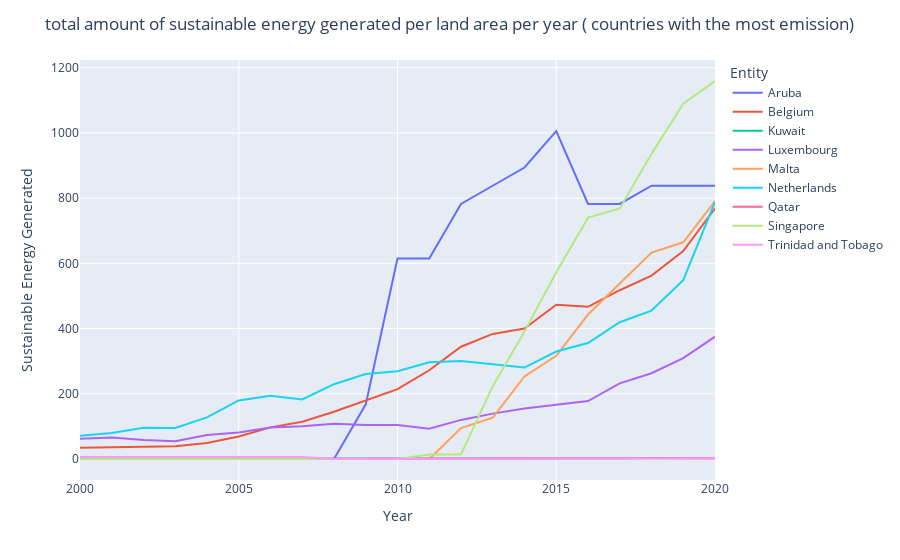

Here is the notebook cell this chart was saved with:
### Code cell
import plotly.express as px

df = px.data.gapminder().query("continent=='Oceania'")
fig = px.line(renewable_countries, x="Year", y= 0, color='Entity')
fig.update_layout(
    title=  'total amount of sustainable energy generated per land area per year '
            '( countries with the most emission)',
    yaxis_title='Sustainable Energy Generated'
    
)

fig.show()

### Figure 1 — Plotly figure (JSON) as saved in the notebook; plotly's stock layout.template omitted (floating-point values rounded to 4 significant figures)
{"data": [{"hovertemplate": "Entity=Aruba<br>Year=%{x}<br>0=%{y}<extra></extra>", "legendgroup": "Aruba", "line": {"color": "#636efa", "dash": "solid"}, "marker": {"symbol": "circle"}, "mode": "lines", "name": "Aruba", "orientation": "v", "showlegend": true, "x": [2000, 2001, 2002, 2003, 2004, 2005, 2006, 2007, 2008, 2009, 2010, 2011, 2012, 2013, 2014, 2015, 2016, 2017, 2018, 2019, 2020], "xaxis": "x", "y": [0.0, 0.0, 0.0, 0.0, 0.0, 0.0, 0.0, 0.0, 0.0, 167.6, 614.5, 614.5, 782.1, 838.0, 893.9, 1006.0, 782.1, 782.1, 838.0, 838.0, 838.0], "yaxis": "y", "type": "scatter"}, {"hovertemplate": "Entity=Belgium<br>Year=%{x}<br>0=%{y}<extra></extra>", "legendgroup": "Belgium", "line": {"color": "#EF553B", "dash": "solid"}, "marker": {"symbol": "circle"}, "mode": "lines", "name": "Belgium", "orientation": "v", "showlegend": true, "x": [2000, 2001, 2002, 2003, 2004, 2005, 2006, 2007, 2008, 2009, 2010, 2011, 2012, 2013, 2014, 2015, 2016, 2017, 2018, 2019, 2020], "xaxis": "x", "y": [34.39, 35.38, 37.34, 39.31, 49.14, 69.12, 96.96, 114.3, 144.8, 178.5, 214.2, 272.2, 344.3, 383.6, 400.0, 473.3, 466.8, 517.6, 562.4, 637.8, 768.5], "yaxis": "y", "type": "scatter"}, {"hovertemplate": "Entity=Kuwait<br>Year=%{x}<br>0=%{y}<extra></extra>", "legendgroup": "Kuwait", "line": {"color": "#00cc96", "dash": "solid"}, "marker": {"symbol": "circle"}, "mode": "lines", "name": "Kuwait", "orientation": "v", "showlegend": true, "x": [2000, 2001, 2002, 2003, 2004, 2005, 2006, 2007, 2008, 2009, 2010, 2011, 2012, 2013, 2014, 2015, 2016, 2017, 2018, 2019, 2020], "xaxis": "x", "y": [0.0, 0.0, 0.0, 0.0, 0.0, 0.0, 0.0, 0.0, 0.0, 0.0, 0.0, 0.0, 0.0, 0.5612, 0.5612, 0.5612, 1.122, 2.245, 3.367, 3.367, 2.806], "yaxis": "y", "type": "scatter"}, {"hovertemplate": "Entity=Luxembourg<br>Year=%{x}<br>0=%{y}<extra></extra>", "legendgroup": "Luxembourg", "line": {"color": "#ab63fa", "dash": "solid"}, "marker": {"symbol": "circle"}, "mode": "lines", "name": "Luxembourg", "orientation": "v", "showlegend": true, "x": [2000, 2001, 2002, 2003, 2004, 2005, 2006, 2007, 2008, 2009, 2010, 2011, 2012, 2013, 2014, 2015, 2016, 2017, 2018, 2019, 2020], "xaxis": "x", "y": [61.87, 65.74, 58.0, 54.14, 73.47, 81.21, 96.67, 100.5, 108.3, 104.4, 104.4, 92.81, 119.9, 139.2, 154.7, 166.3, 177.9, 232.0, 263.0, 309.4, 375.1], "yaxis": "y", "type": "scatter"}, {"hovertemplate": "Entity=Malta<br>Year=%{x}<br>0=%{y}<extra></extra>", "legendgroup": "Malta", "line": {"color": "#FFA15A", "dash": "solid"}, "marker": {"symbol": "circle"}, "mode": "lines", "name": "Malta", "orientation": "v", "showlegend": true, "x": [2000, 2001, 2002, 2003, 2004, 2005, 2006, 2007, 2008, 2009, 2010, 2011, 2012, 2013, 2014, 2015, 2016, 2017, 2018, 2019, 2020], "xaxis": "x", "y": [0.0, 0.0, 0.0, 0.0, 0.0, 0.0, 0.0, 0.0, 0.0, 0.0, 0.0, 0.0, 94.94, 126.6, 253.2, 316.5, 443.0, 538.0, 632.9, 664.6, 791.1], "yaxis": "y", "type": "scatter"}, {"hovertemplate": "Entity=Netherlands<br>Year=%{x}<br>0=%{y}<extra></extra>", "legendgroup": "Netherlands", "line": {"color": "#19d3f3", "dash": "solid"}, "marker": {"symbol": "circle"}, "mode": "lines", "name": "Netherlands", "orientation": "v", "showlegend": true, "x": [2000, 2001, 2002, 2003, 2004, 2005, 2006, 2007, 2008, 2009, 2010, 2011, 2012, 2013, 2014, 2015, 2016, 2017, 2018, 2019, 2020], "xaxis": "x", "y": [71.49, 79.68, 95.8, 95.32, 127.6, 179.6, 193.8, 182.7, 229.4, 260.7, 269.4, 296.6, 300.2, 291.3, 280.4, 329.5, 355.8, 419.6, 455.2, 548.6, 788.3], "yaxis": "y", "type": "scatter"}, {"hovertemplate": "Entity=Qatar<br>Year=%{x}<br>0=%{y}<extra></extra>", "legendgroup": "Qatar", "line": {"color": "#FF6692", "dash": "solid"}, "marker": {"symbol": "circle"}, "mode": "lines", "name": "Qatar", "orientation": "v", "showlegend": true, "x": [2000, 2001, 2002, 2003, 2004, 2005, 2006, 2007, 2008, 2009, 2010, 2011, 2012, 2013, 2014, 2015, 2016, 2017, 2018, 2019, 2020], "xaxis": "x", "y": [0.0, 0.0, 0.0, 0.0, 0.0, 0.0, 0.0, 0.0, 0.0, 0.0, 0.0, 0.8631, 0.8631, 0.8631, 1.726, 2.589, 2.589, 2.589, 1.726, 2.589, 1.726], "yaxis": "y", "type": "scatter"}, {"hovertemplate": "Entity=Singapore<br>Year=%{x}<br>0=%{y}<extra></extra>", "legendgroup": "Singapore", "line": {"color": "#B6E880", "dash": "solid"}, "marker": {"symbol": "circle"}, "mode": "lines", "name": "Singapore", "orientation": "v", "showlegend": true, "x": [2000, 2001, 2002, 2003, 2004, 2005, 2006, 2007, 2008, 2009, 2010, 2011, 2012, 2013, 2014, 2015, 2016, 2017, 2018, 2019, 2020], "xaxis": "x", "y": [0.0, 0.0, 0.0, 0.0, 0.0, 0.0, 0.0, 0.0, 0.0, 0.0, 0.0, 13.97, 13.97, 223.5, 391.1, 572.6, 740.2, 768.2, 935.8, 1089.0, 1159.0], "yaxis": "y", "type": "scatter"}, {"hovertemplate": "Entity=Trinidad and Tobago<br>Year=%{x}<br>0=%{y}<extra></extra>", "legendgroup": "Trinidad and Tobago", "line": {"color": "#FF97FF", "dash": "solid"}, "marker": {"symbol": "circle"}, "mode": "lines", "name": "Trinidad and Tobago", "orientation": "v", "showlegend": true, "x": [2000, 2001, 2002, 2003, 2004, 2005, 2006, 2007, 2008, 2009, 2010, 2011, 2012, 2013, 2014, 2015, 2016, 2017, 2018, 2019, 2020], "xaxis": "x", "y": [5.85, 5.85, 5.85, 5.85, 5.85, 7.8, 7.8, 5.85, 0.0, 0.0, 0.0, 0.0, 0.0, 0.0, 0.0, 1.95, 1.95, 1.95, 1.95, 1.95, 1.95], "yaxis": "y", "type": "scatter"}], "layout": {"xaxis": {"anchor": "y", "domain": [0.0, 1.0], "title": {"text": "Year"}}, "yaxis": {"anchor": "x", "domain": [0.0, 1.0], "title": {"text": "Sustainable Energy Generated"}}, "legend": {"title": {"text": "Entity"}, "tracegroupgap": 0}, "margin": {"t": 60}, "title": {"text": "total amount of sustainable energy generated per land area per year ( countries with the most emission)"}}}
